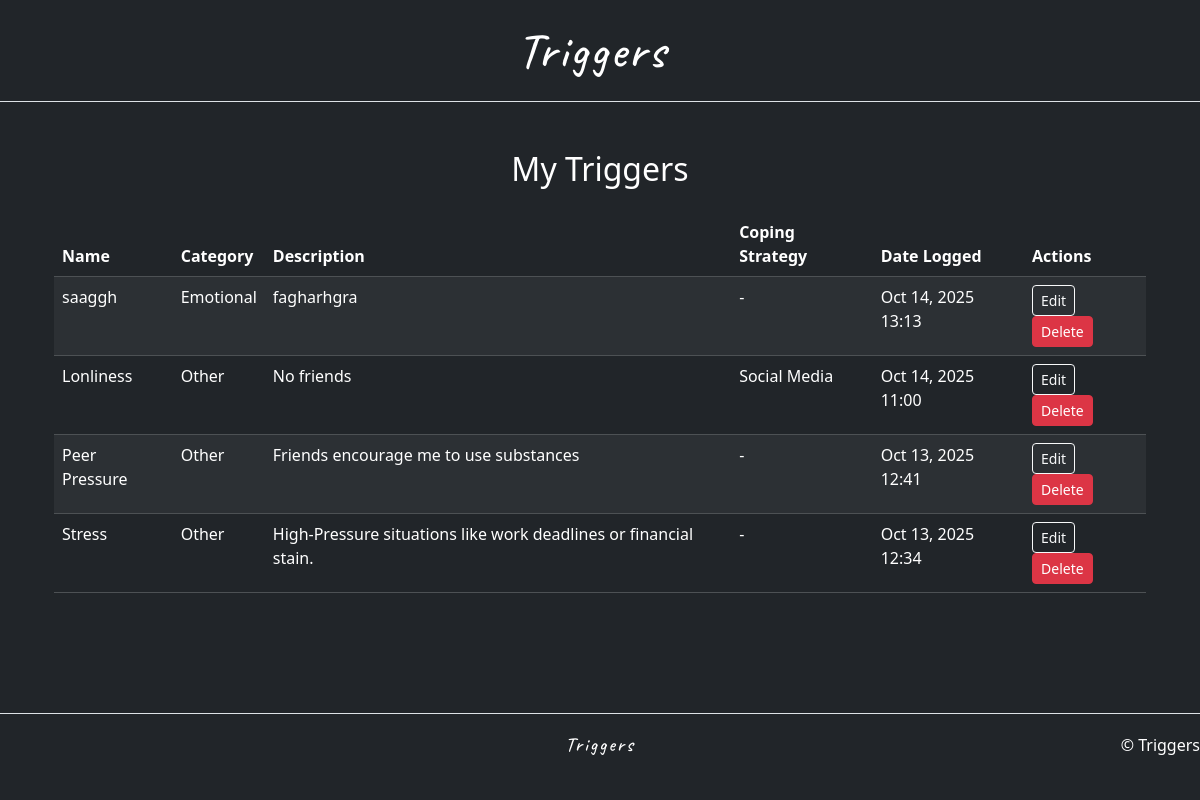
/view_triggers/ (signed in), run on the app's committed database.
### triggers/models.py (models this page shows, shortened)
class Trigger(models.Model):
    CATEGORY_CHOICES = [
        ('Emotional','Emotional'),
        ('Environmental','Environmental'),
        ('Physical','Physical'),
        ('Psychological','Psychological'),
        ('Other','Other'),
    ]
    user = models.ForeignKey(User,on_delete=models.CASCADE)
    name = models.CharField(max_length=100)
    description = models.TextField(blank=False)
    category = models.CharField(max_length=50,choices=CATEGORY_CHOICES,blank=False)
    coping_strategy = models.TextField(blank=True)
    date_logged = models.DateTimeField(auto_now_add=True)

### triggers/views.py (the view)
# urls.py: path('view_triggers/', views.view_triggers, name='view_triggers'),
@login_required
def view_triggers(request):
    triggers = Trigger.objects.filter(user=request.user).order_by('-date_logged')
    return render(request,'triggers/view_triggers.html',{'triggers':triggers})

### triggers/templates/triggers/view_triggers.html
{% extends "base.html" %}
{% block content %}
<div class="container mt-5">
  <h2 class="text-center mb-4 text-white">My Triggers</h2>
  {% if triggers %}
  <div class="table-responsive">
    <table class="table table-dark table-striped table-hover">
      <thead>
        <tr>
          <th>Name</th>
          <th>Category</th>
          <th>Description</th>
          <th>Coping Strategy</th>
          <th>Date Logged</th>
          <th>Actions</th>
        </tr>
      </thead>
      <tbody>
        {% for trigger in triggers %}
        <tr>
          <td>{{ trigger.name }}</td>
          <td>{{ trigger.category }}</td>
          <td>{{ trigger.description }}</td>
          <td>{{ trigger.coping_strategy|default:"-" }}</td>
          <td>{{ trigger.date_logged|date:"M d, Y H:i" }}</td>
          <td>
            <a href="{% url 'edit_trigger' trigger.id %}" class="btn btn-sm btn-outline-light">Edit</a>
            <a href="{% url 'delete_trigger' trigger.id %}" class="btn btn-sm btn-danger">Delete</a>
          </td>
        </tr>
        {% endfor %}
      </tbody>
    </table>
  </div>
  {% else %}
  <p class="text-center mt-4 text-white">
    You haven’t logged any triggers yet.
    <a href="{% url 'add_trigger' %}" class="text-decoration-underline text-white">Add your first trigger</a>.
  </p>
  {% endif %}
</div>
{% endblock %}

### addiction_trigger_journal/templates/base.html (shortened to what this page needs)
<!DOCTYPE html>
<html>
{% load static %}
<head>
    <link href="https://cdn.jsdelivr.net/npm/bootstrap@5.3.8/dist/css/bootstrap.min.css" rel="stylesheet"
>
    <link rel="stylesheet" href="{% static 'css/style.css'%}">
</head>
<body class="bg-dark text-white">
    <nav class="navbar bg-dark border-bottom ">
        <div class="container-fluid justify-content-center">
            <a class="navbar-brand text-white " href="{% url 'home'%}">Triggers</a>
        </div>
    </nav>
    <div class="container">
        {% block content %}
        {% endblock content %}
    </div>
<footer class="d-flex flex-wrap justify-content-between align-items-center py-3 my-4 border-top bg-dark">
  <div class="col-md-4 d-flex justify-content-center">
    <a class="footer-logo" href="{% url 'home'%}">Triggers</a>
  </div>
  <div class="col-md-4 text-end">
    <p class="mb-0 text-white">© Triggers</p>
  </div>
</footer>
</body>
</html>

### addiction_trigger_journal/static/css/style.css (style rules this page uses)
html,body { height: 100%; margin: 0; }
.navbar-brand { font-family: "Caveat", Arial, sans-serif; font-weight: 500; font-size: 50px; font-style: normal; letter-spacing: 2px; }
body { display: flex; flex-direction: column; min-height: 100vh; }
.container { flex:1; }
.footer-logo { font-family: "Caveat",Arial, sans-serif; font-weight: 500; font-size: 20px; font-style: normal; letter-spacing: 2px; text-decoration: none; color:white }

### data on the page
Trigger: name "saaggh", category "Emotional", description "fagharhgra", coping_strategy "-", date_logged "Oct 14, 2025 13:13"
Trigger: name "Lonliness", category "Other", description "No friends", coping_strategy "Social Media", date_logged "Oct 14, 2025 11:00"
Trigger: name "Peer Pressure", category "Other", description "Friends encourage me to use substances", coping_strategy "-", date_logged "Oct 13, 2025 12:41"
Trigger: name "Stress", category "Other", description "High-Pressure situations like work deadlines or financial stain.", coping_strategy "-", date_logged "Oct 13, 2025 12:34"
